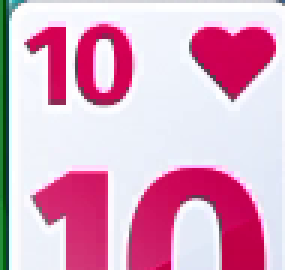
#> input picture templates_last/10.png, 95 x 90 px (shown 3 times larger); its folder holds only this picture in this run
$ python debug_match3.py
#> lines starting #> are read from the running program, lines starting #| are printed output that depends on the picture; after the words box and inside, x2 and y2 are one past the last pixel; in counts of white or black regions, pixels touching at a corner belong together
import cv2
import glob
import os

def load_templates(folder):
#> called with folder = 'templates_last'
    t = {}
    for path in glob.glob(f"{folder}/*.png"):
        name = os.path.splitext(os.path.basename(path))[0]
        gray = cv2.imread(path, cv2.IMREAD_GRAYSCALE)
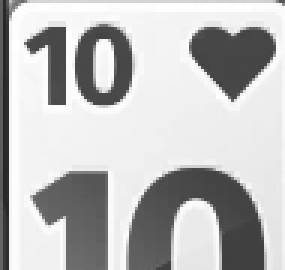
#> gray: shape (90, 95) (shown 3 times larger); min 39, max 255, mean 187.7
        _, binary = cv2.threshold(gray, 0, 255, cv2.THRESH_BINARY_INV + cv2.THRESH_OTSU)
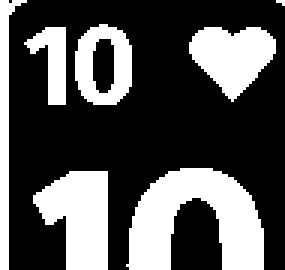
#> binary: shape (90, 95) (shown 3 times larger); 32.8% white; 7 white regions (1 under 20 px), largest, box (x1, y1, x2, y2) and area: (42, 56, 88, 90) 960, (11, 57, 36, 90) 580, (63, 9, 92, 34) 460, (25, 8, 44, 35) 319, (0, 0, 9, 90) 284, (8, 9, 22, 35) 194
        t[name] = binary
    return t

templates_last = load_templates("templates_last")
#> templates_last = 1 item

img = cv2.imread("debug_slot0.png")
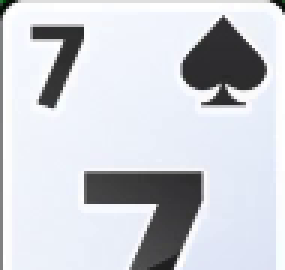
#> input picture debug_slot0.png, 95 x 90 px (shown 3 times larger)
#> img is the input picture: shape (90, 95, 3); mean B, G, R 214.9, 208.3, 205.4
gray = cv2.cvtColor(img, cv2.COLOR_BGR2GRAY)
_, test_binary = cv2.threshold(gray, 0, 255, cv2.THRESH_BINARY_INV + cv2.THRESH_OTSU)
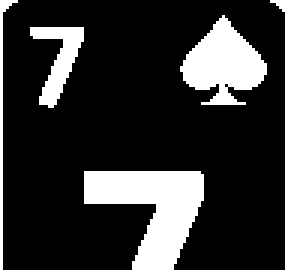
#> test_binary: shape (90, 95) (shown 3 times larger); 18.4% white; 5 white regions (1 under 20 px), largest, box (x1, y1, x2, y2) and area: (28, 57, 68, 90) 755, (60, 5, 89, 35) 494, (10, 9, 28, 36) 215, (0, 0, 6, 90) 101

# pad the test image so template can slide and find best alignment
pad = 15
padded = cv2.copyMakeBorder(test_binary, pad, pad, pad, pad, cv2.BORDER_CONSTANT, value=0)
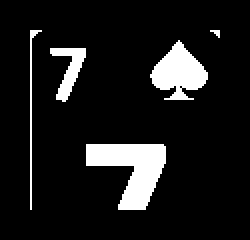
#> padded: shape (120, 125) (shown 2 times larger); 10.5% white; 5 white regions (1 under 20 px), largest, box (x1, y1, x2, y2) and area: (43, 72, 83, 105) 755, (75, 20, 104, 50) 494, (25, 24, 43, 51) 215, (15, 15, 21, 105) 101

print("Test padded shape:", padded.shape)
#| Test padded shape: (120, 125)
print()

for name, tmpl in templates_last.items():
    if tmpl.shape[0] > padded.shape[0] or tmpl.shape[1] > padded.shape[1]:
        continue
    result = cv2.matchTemplate(padded, tmpl, cv2.TM_CCOEFF_NORMED)
    score = result.max()
    print(f"score vs '{name}': {score:.3f}")
#> this loop made 1 pass
#> (name, score) on pass 1: ('10', 0.348)
#| score vs '10': 0.348
#> pass 1, `result = cv2.matchTemplate(padded, tmpl, cv2.TM_CCOEFF_NORMED)`:
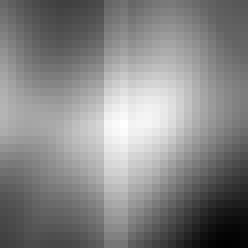
#> result: shape (31, 31) float32 (shown 8 times larger); min -0.202, max 0.348, mean 0.0864; drawn with min black and max white
